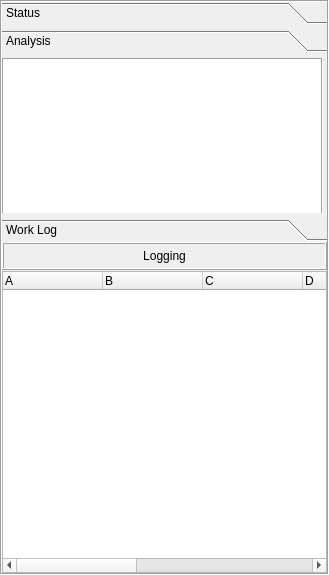
<?xml version="1.0" encoding="UTF-8"?>
<ui version="4.0">
 <class>SideBar</class>
 <widget class="QWidget" name="SideBar">
  <property name="geometry">
   <rect>
    <x>0</x>
    <y>0</y>
    <width>329</width>
    <height>575</height>
   </rect>
  </property>
  <property name="windowTitle">
   <string>SideBar</string>
  </property>
  <layout class="QVBoxLayout" name="verticalLayout_2">
   <property name="spacing">
    <number>0</number>
   </property>
   <property name="leftMargin">
    <number>0</number>
   </property>
   <property name="topMargin">
    <number>0</number>
   </property>
   <property name="rightMargin">
    <number>0</number>
   </property>
   <property name="bottomMargin">
    <number>0</number>
   </property>
   <item>
    <layout class="QVBoxLayout" name="verticalLayout">
     <item>
      <widget class="QSplitter" name="splitter">
       <property name="frameShape">
        <enum>QFrame::Box</enum>
       </property>
       <property name="frameShadow">
        <enum>QFrame::Sunken</enum>
       </property>
       <property name="orientation">
        <enum>Qt::Vertical</enum>
       </property>
       <property name="handleWidth">
        <number>1</number>
       </property>
       <widget class="QToolBox" name="toolBox">
        <property name="currentIndex">
         <number>1</number>
        </property>
        <widget class="QWidget" name="page">
         <property name="geometry">
          <rect>
           <x>0</x>
           <y>0</y>
           <width>323</width>
           <height>169</height>
          </rect>
         </property>
         <attribute name="label">
          <string>Status</string>
         </attribute>
        </widget>
        <widget class="QWidget" name="page_2">
         <property name="geometry">
          <rect>
           <x>0</x>
           <y>0</y>
           <width>323</width>
           <height>169</height>
          </rect>
         </property>
         <attribute name="label">
          <string>Analysis</string>
         </attribute>
         <widget class="QPlainTextEdit" name="plainTextEdit">
          <property name="geometry">
           <rect>
            <x>0</x>
            <y>0</y>
            <width>321</width>
            <height>171</height>
           </rect>
          </property>
          <property name="frameShape">
           <enum>QFrame::Box</enum>
          </property>
          <property name="readOnly">
           <bool>true</bool>
          </property>
          <property name="backgroundVisible">
           <bool>false</bool>
          </property>
          <property name="centerOnScroll">
           <bool>false</bool>
          </property>
         </widget>
        </widget>
        <widget class="QWidget" name="page_3">
         <property name="geometry">
          <rect>
           <x>0</x>
           <y>0</y>
           <width>323</width>
           <height>169</height>
          </rect>
         </property>
         <attribute name="label">
          <string>Work Log</string>
         </attribute>
        </widget>
       </widget>
       <widget class="QLabel" name="label">
        <property name="frameShape">
         <enum>QFrame::Box</enum>
        </property>
        <property name="frameShadow">
         <enum>QFrame::Raised</enum>
        </property>
        <property name="text">
         <string>Logging</string>
        </property>
        <property name="alignment">
         <set>Qt::AlignCenter</set>
        </property>
       </widget>
       <widget class="QTreeWidget" name="treeWidget">
        <column>
         <property name="text">
          <string>A</string>
         </property>
        </column>
        <column>
         <property name="text">
          <string>B</string>
         </property>
        </column>
        <column>
         <property name="text">
          <string>C</string>
         </property>
        </column>
        <column>
         <property name="text">
          <string>D</string>
         </property>
        </column>
        <column>
         <property name="text">
          <string>E</string>
         </property>
        </column>
        <column>
         <property name="text">
          <string>F</string>
         </property>
        </column>
        <column>
         <property name="text">
          <string>G</string>
         </property>
        </column>
        <column>
         <property name="text">
          <string>H</string>
         </property>
        </column>
       </widget>
      </widget>
     </item>
    </layout>
   </item>
  </layout>
 </widget>
 <resources/>
 <connections/>
</ui>
